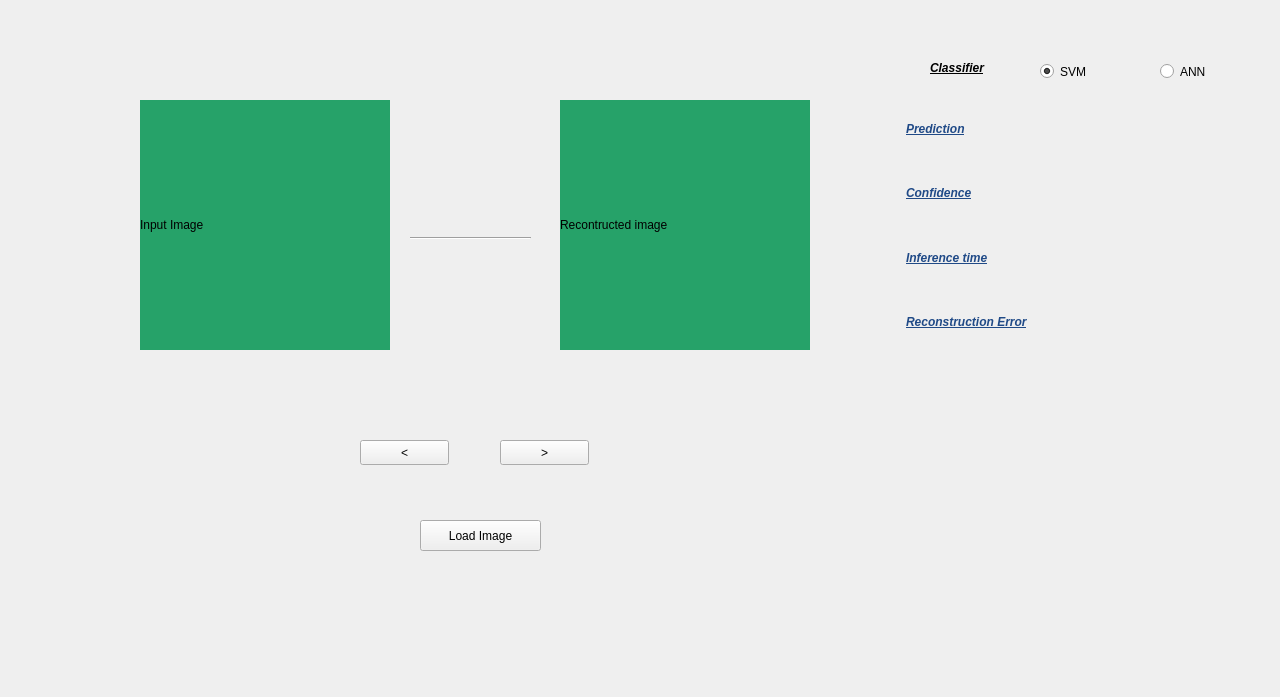
<?xml version="1.0" encoding="UTF-8"?>
<ui version="4.0">
 <class>Form</class>
 <widget class="QWidget" name="Form">
  <property name="geometry">
   <rect>
    <x>0</x>
    <y>0</y>
    <width>1280</width>
    <height>697</height>
   </rect>
  </property>
  <property name="windowTitle">
   <string>Form</string>
  </property>
  <widget class="QLabel" name="screen_or">
   <property name="geometry">
    <rect>
     <x>140</x>
     <y>100</y>
     <width>250</width>
     <height>250</height>
    </rect>
   </property>
   <property name="styleSheet">
    <string notr="true">background-color: rgb(38, 162, 105);</string>
   </property>
   <property name="text">
    <string>Input Image</string>
   </property>
  </widget>
  <widget class="QLabel" name="screen_re">
   <property name="geometry">
    <rect>
     <x>560</x>
     <y>100</y>
     <width>250</width>
     <height>250</height>
    </rect>
   </property>
   <property name="styleSheet">
    <string notr="true">background-color: rgb(38, 162, 105);</string>
   </property>
   <property name="text">
    <string>Recontructed image</string>
   </property>
  </widget>
  <widget class="Line" name="line">
   <property name="geometry">
    <rect>
     <x>410</x>
     <y>230</y>
     <width>121</width>
     <height>16</height>
    </rect>
   </property>
   <property name="orientation">
    <enum>Qt::Horizontal</enum>
   </property>
  </widget>
  <widget class="QToolButton" name="load_button">
   <property name="geometry">
    <rect>
     <x>420</x>
     <y>520</y>
     <width>121</width>
     <height>31</height>
    </rect>
   </property>
   <property name="text">
    <string>Load Image</string>
   </property>
  </widget>
  <widget class="QWidget" name="gridLayoutWidget">
   <property name="geometry">
    <rect>
     <x>906</x>
     <y>100</y>
     <width>342</width>
     <height>251</height>
    </rect>
   </property>
   <layout class="QGridLayout" name="gridLayout">
    <item row="3" column="1">
     <widget class="QLabel" name="re">
      <property name="text">
       <string/>
      </property>
     </widget>
    </item>
    <item row="2" column="1">
     <widget class="QLabel" name="time">
      <property name="text">
       <string/>
      </property>
     </widget>
    </item>
    <item row="0" column="0">
     <widget class="QLabel" name="label">
      <property name="text">
       <string>&lt;html&gt;&lt;head/&gt;&lt;body&gt;&lt;p&gt;&lt;span style=&quot; font-weight:600; font-style:italic; text-decoration: underline; color:#204a87;&quot;&gt;Prediction&lt;/span&gt;&lt;/p&gt;&lt;/body&gt;&lt;/html&gt;</string>
      </property>
     </widget>
    </item>
    <item row="1" column="1">
     <widget class="QLabel" name="confidence">
      <property name="text">
       <string/>
      </property>
     </widget>
    </item>
    <item row="2" column="0">
     <widget class="QLabel" name="label_2">
      <property name="text">
       <string>&lt;html&gt;&lt;head/&gt;&lt;body&gt;&lt;p&gt;&lt;span style=&quot; font-weight:600; font-style:italic; text-decoration: underline; color:#204a87;&quot;&gt;Inference time&lt;/span&gt;&lt;/p&gt;&lt;/body&gt;&lt;/html&gt;</string>
      </property>
     </widget>
    </item>
    <item row="1" column="0">
     <widget class="QLabel" name="label_7">
      <property name="text">
       <string>&lt;html&gt;&lt;head/&gt;&lt;body&gt;&lt;p&gt;&lt;span style=&quot; font-weight:600; font-style:italic; text-decoration: underline; color:#204a87;&quot;&gt;Confidence&lt;/span&gt;&lt;/p&gt;&lt;/body&gt;&lt;/html&gt;</string>
      </property>
     </widget>
    </item>
    <item row="3" column="0">
     <widget class="QLabel" name="label_3">
      <property name="text">
       <string>&lt;html&gt;&lt;head/&gt;&lt;body&gt;&lt;p&gt;&lt;span style=&quot; font-weight:600; font-style:italic; text-decoration: underline; color:#204a87;&quot;&gt;Reconstruction Error&lt;/span&gt;&lt;/p&gt;&lt;/body&gt;&lt;/html&gt;</string>
      </property>
     </widget>
    </item>
    <item row="0" column="1">
     <widget class="QLabel" name="predict">
      <property name="text">
       <string/>
      </property>
     </widget>
    </item>
   </layout>
  </widget>
  <widget class="QPushButton" name="back_button">
   <property name="geometry">
    <rect>
     <x>360</x>
     <y>440</y>
     <width>89</width>
     <height>25</height>
    </rect>
   </property>
   <property name="text">
    <string>&lt;</string>
   </property>
  </widget>
  <widget class="QPushButton" name="next_button">
   <property name="geometry">
    <rect>
     <x>500</x>
     <y>440</y>
     <width>89</width>
     <height>25</height>
    </rect>
   </property>
   <property name="text">
    <string>&gt;</string>
   </property>
  </widget>
  <widget class="QRadioButton" name="svm_checker">
   <property name="geometry">
    <rect>
     <x>1040</x>
     <y>60</y>
     <width>112</width>
     <height>23</height>
    </rect>
   </property>
   <property name="text">
    <string>SVM</string>
   </property>
   <property name="checked">
    <bool>true</bool>
   </property>
  </widget>
  <widget class="QRadioButton" name="ann_checker">
   <property name="geometry">
    <rect>
     <x>1160</x>
     <y>60</y>
     <width>112</width>
     <height>23</height>
    </rect>
   </property>
   <property name="text">
    <string>ANN</string>
   </property>
  </widget>
  <widget class="QLabel" name="label_9">
   <property name="geometry">
    <rect>
     <x>930</x>
     <y>60</y>
     <width>67</width>
     <height>17</height>
    </rect>
   </property>
   <property name="text">
    <string>&lt;html&gt;&lt;head/&gt;&lt;body&gt;&lt;p&gt;&lt;span style=&quot; font-weight:600; font-style:italic; text-decoration: underline;&quot;&gt;Classifier&lt;/span&gt;&lt;/p&gt;&lt;/body&gt;&lt;/html&gt;</string>
   </property>
  </widget>
 </widget>
 <resources/>
 <connections/>
</ui>
